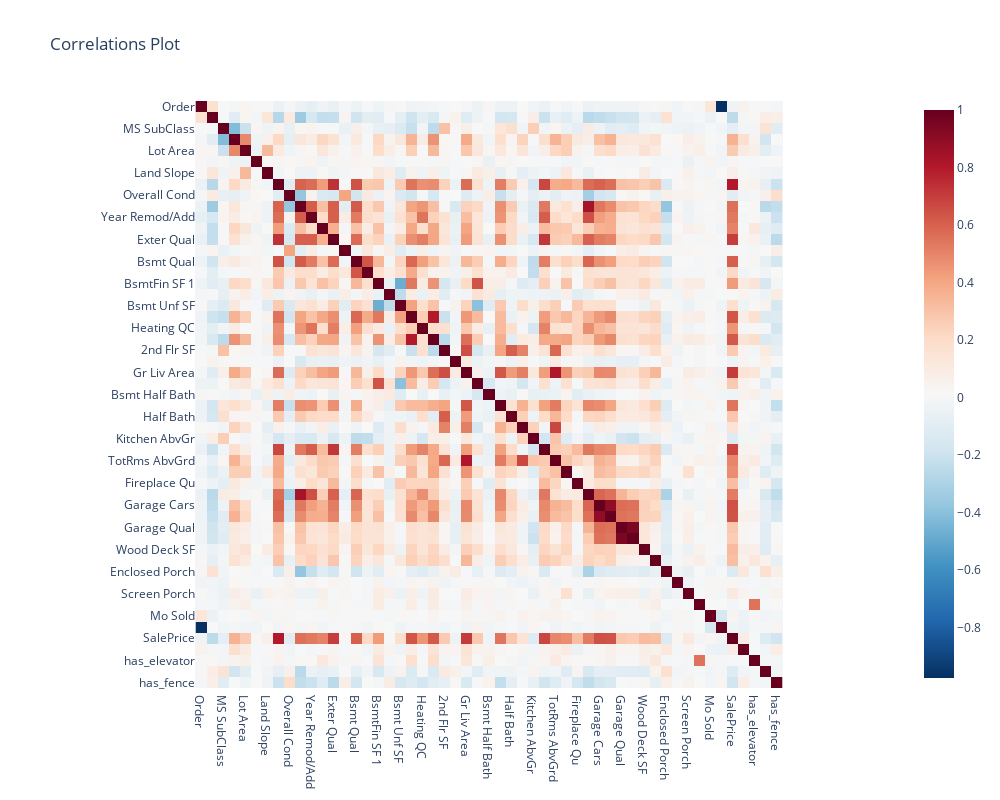

Notebook code for this chart:
### Markdown cell above
### Feature Selection
Now that we have cleaned the dataset, we can begin prioritizing features to include in our model.

We have both numeric and non-numeric features. For our numeric features, we can look at overall correlations, and specifically, correlations with our target variable ("SalePrice") to get a final list of features to include in our model. For our non-numeric features, we can visualize how the variances for each feature affects the target variable in order to get an idea of the most important features to include.

### Code cell
# heatmap and correlations
fig=px.imshow(df.corr(), width=1000, height=800, color_continuous_scale='RdBu_r', title='Correlations Plot')

fig.show()

### Figure 1 — Plotly figure (JSON) as saved in the notebook; plotly's stock layout.template omitted (floating-point values rounded to 4 significant figures; data arrays with more than 128 entries replaced by an {"elided": "..."} marker saying what was removed)
{"data": [{"coloraxis": "coloraxis", "hovertemplate": "x: %{x}<br>y: %{y}<br>color: %{z}<extra></extra>", "type": "heatmap", "x": ["Order", "PID", "MS SubClass", "Lot Frontage", "Lot Area", "Utilities", "Land Slope", "Overall Qual", "Overall Cond", "Year Built", "Year Remod/Add", "Mas Vnr Area", "Exter Qual", "Exter Cond", "Bsmt Qual", "Bsmt Cond", "BsmtFin SF 1", "BsmtFin SF 2", "Bsmt Unf SF", "Total Bsmt SF", "Heating QC", "1st Flr SF", "2nd Flr SF", "Low Qual Fin SF", "Gr Liv Area", "Bsmt Full Bath", "Bsmt Half Bath", "Full Bath", "Half Bath", "Bedroom AbvGr", "Kitchen AbvGr", "Kitchen Qual", "TotRms AbvGrd", "Fireplaces", "Fireplace Qu", "Garage Yr Blt", "Garage Cars", "Garage Area", "Garage Qual", "Garage Cond", "Wood Deck SF", "Open Porch SF", "Enclosed Porch", "3Ssn Porch", "Screen Porch", "Misc Val", "Mo Sold", "Yr Sold", "SalePrice", "has_pool", "has_elevator", "has_alley", "has_fence"], "y": ["Order", "PID", "MS SubClass", "Lot Frontage", "Lot Area", "Utilities", "Land Slope", "Overall Qual", "Overall Cond", "Year Built", "Year Remod/Add", "Mas Vnr Area", "Exter Qual", "Exter Cond", "Bsmt Qual", "Bsmt Cond", "BsmtFin SF 1", "BsmtFin SF 2", "Bsmt Unf SF", "Total Bsmt SF", "Heating QC", "1st Flr SF", "2nd Flr SF", "Low Qual Fin SF", "Gr Liv Area", "Bsmt Full Bath", "Bsmt Half Bath", "Full Bath", "Half Bath", "Bedroom AbvGr", "Kitchen AbvGr", "Kitchen Qual", "TotRms AbvGrd", "Fireplaces", "Fireplace Qu", "Garage Yr Blt", "Garage Cars", "Garage Area", "Garage Qual", "Garage Cond", "Wood Deck SF", "Open Porch SF", "Enclosed Porch", "3Ssn Porch", "Screen Porch", "Misc Val", "Mo Sold", "Yr Sold", "SalePrice", "has_pool", "has_elevator", "has_alley", "has_fence"], "z": {"elided": "53x53 float values"}}], "layout": {"coloraxis": {"colorscale": [[0, "rgb(5,48,97)"], [0.1, "rgb(33,102,172)"], [0.2, "rgb(67,147,195)"], [0.3, "rgb(146,197,222)"], [0.4, "rgb(209,229,240)"], [0.5, "rgb(247,247,247)"], [0.6, "rgb(253,219,199)"], [0.7, "rgb(244,165,130)"], [0.8, "rgb(214,96,77)"], [0.9, "rgb(178,24,43)"], [1, "rgb(103,0,31)"]]}, "height": 800, "title": {"text": "Correlations Plot"}, "width": 1000, "xaxis": {"constrain": "domain", "scaleanchor": "y"}, "yaxis": {"autorange": "reversed", "constrain": "domain"}}}
